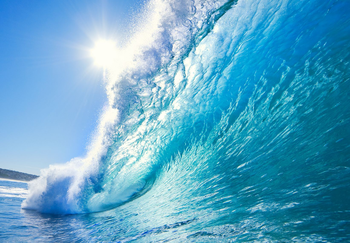
#> input picture images/wave.png, 350 x 243 px, found by its file name
$ python split.py
#> lines starting #> are read from the running program, lines starting #| are printed output that depends on the picture
import numpy as np
import matplotlib.pyplot as plt
import cv2

def image_spliting(image):
    return cv2.split(image)

if __name__ == '__main__':
    img = cv2.imread('images/wave.png')
#> img is the input picture: shape (243, 350, 3); mean B, G, R 199.1, 166.5, 93.5
    fig = plt.figure()
    ax = fig.subplots(2, 2)

    ax[0, 0].imshow(cv2.cvtColor(img, cv2.COLOR_BGR2RGB))
    ax[0, 0].set_title("original")

    B, G, R = image_spliting(img)
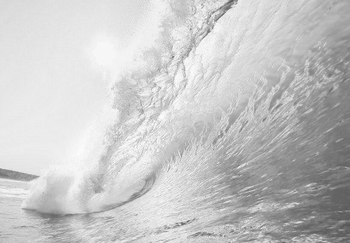
#> B: shape (243, 350); min 86, max 255, mean 199.1
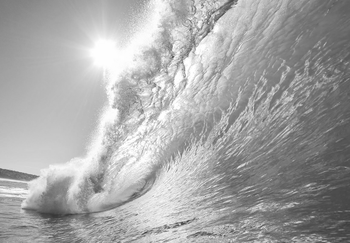
#> G: shape (243, 350); min 55, max 255, mean 166.5
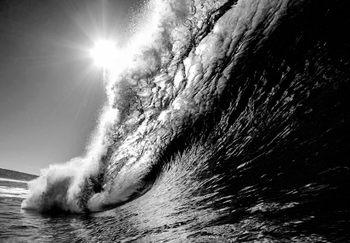
#> R: shape (243, 350); min 0, max 255, mean 93.5

    ax[0, 1].imshow(cv2.cvtColor(R, cv2.COLOR_BGR2RGB))
    ax[0, 1].set_title("The Red channel")

    ax[1, 0].imshow(cv2.cvtColor(G, cv2.COLOR_BGR2RGB))
    ax[1, 0].set_title("The Green channel")

    ax[1, 1].imshow(cv2.cvtColor(B, cv2.COLOR_BGR2RGB))
    ax[1, 1].set_title("The Blue channel")

    plt.savefig("splitting_image.pdf", bbox_inches='tight')
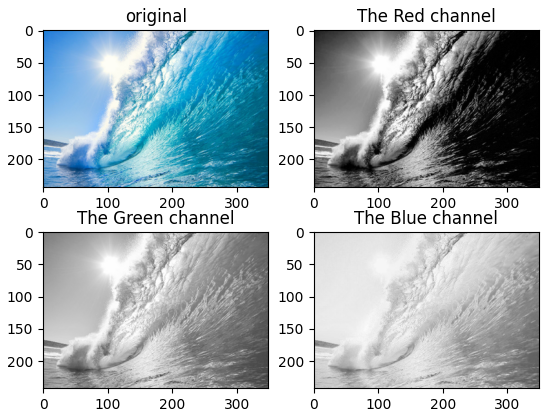
#> figure drawn by matplotlib, 4 panels
    plt.show()

$ run again, with images/beach.png copied over images/wave.png
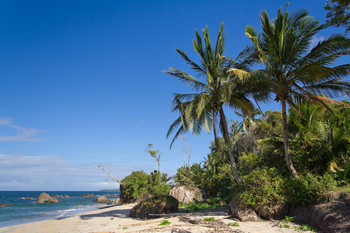
#> input picture images/beach.png, 350 x 233 px, found by its file name
#> img is the input picture: shape (233, 350, 3); mean B, G, R 136, 110.4, 78.6
#> `B, G, R = image_spliting(img)`:
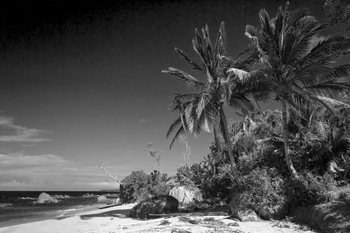
#> R: shape (233, 350); min 0, max 255, mean 78.6
#> `plt.savefig("splitting_image.pdf", bbox_inches='tight')`:
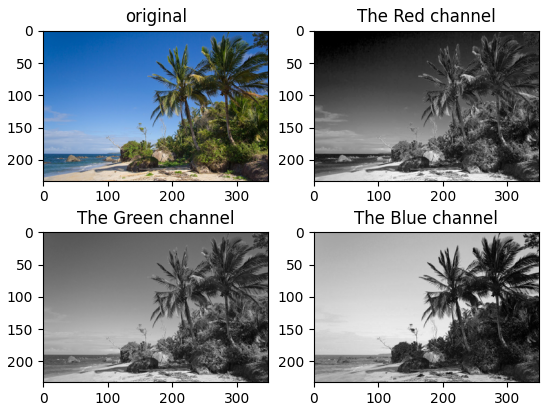
#> figure drawn by matplotlib, 4 panels

$ run again, with images/coins.png copied over images/wave.png
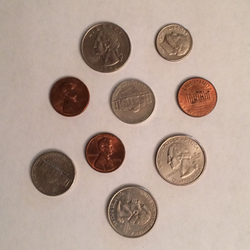
#> input picture images/coins.png, 250 x 250 px, found by its file name
#> img is the input picture: shape (250, 250, 3); mean B, G, R 147.7, 159.9, 180.7
#> `B, G, R = image_spliting(img)`:
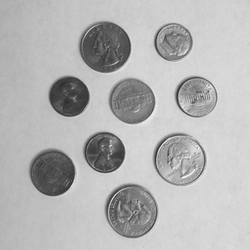
#> R: shape (250, 250); min 42, max 250, mean 180.7
#> `plt.savefig("splitting_image.pdf", bbox_inches='tight')`:
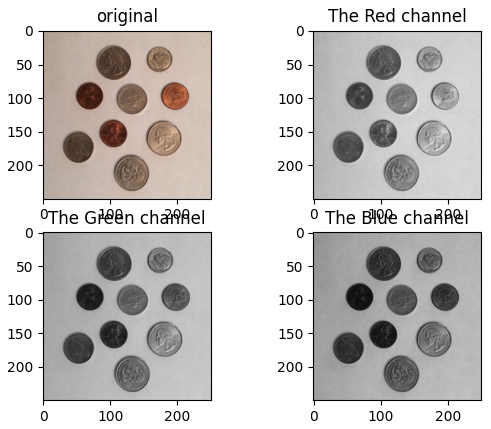
#> figure drawn by matplotlib, 4 panels
